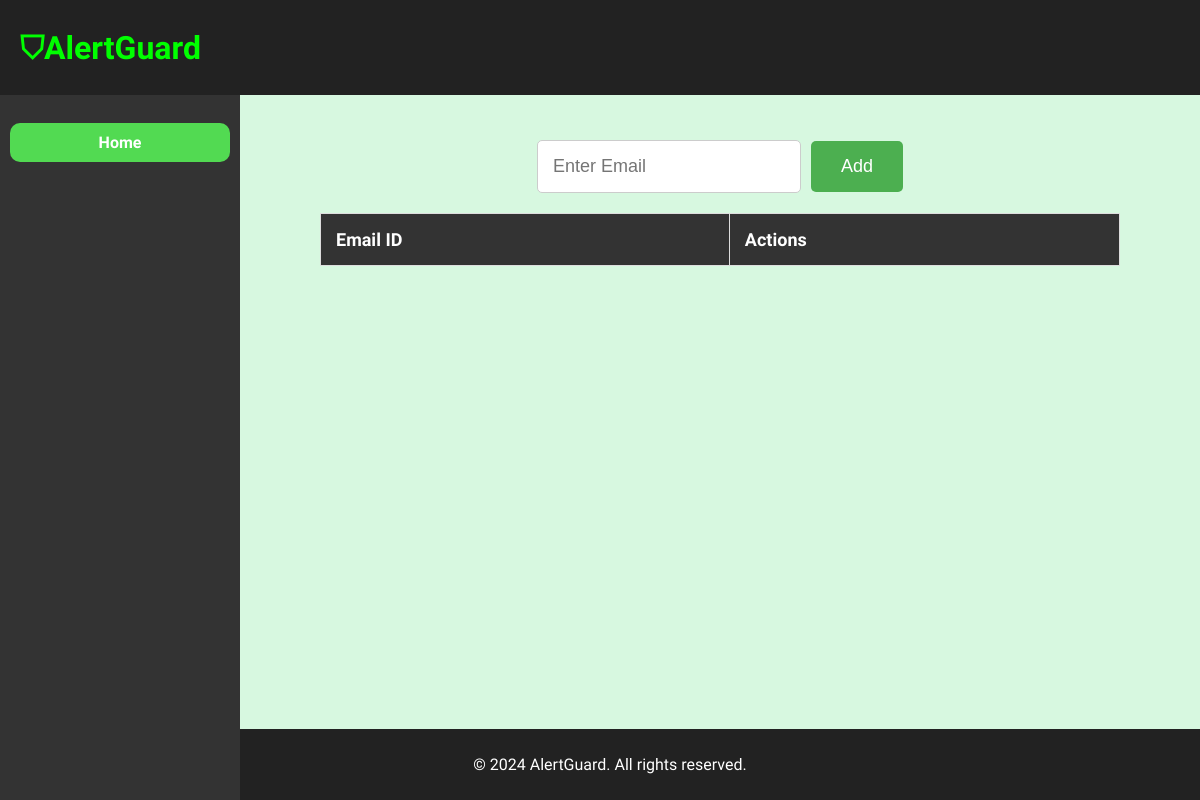
The page /email_management on the database as committed earlier.
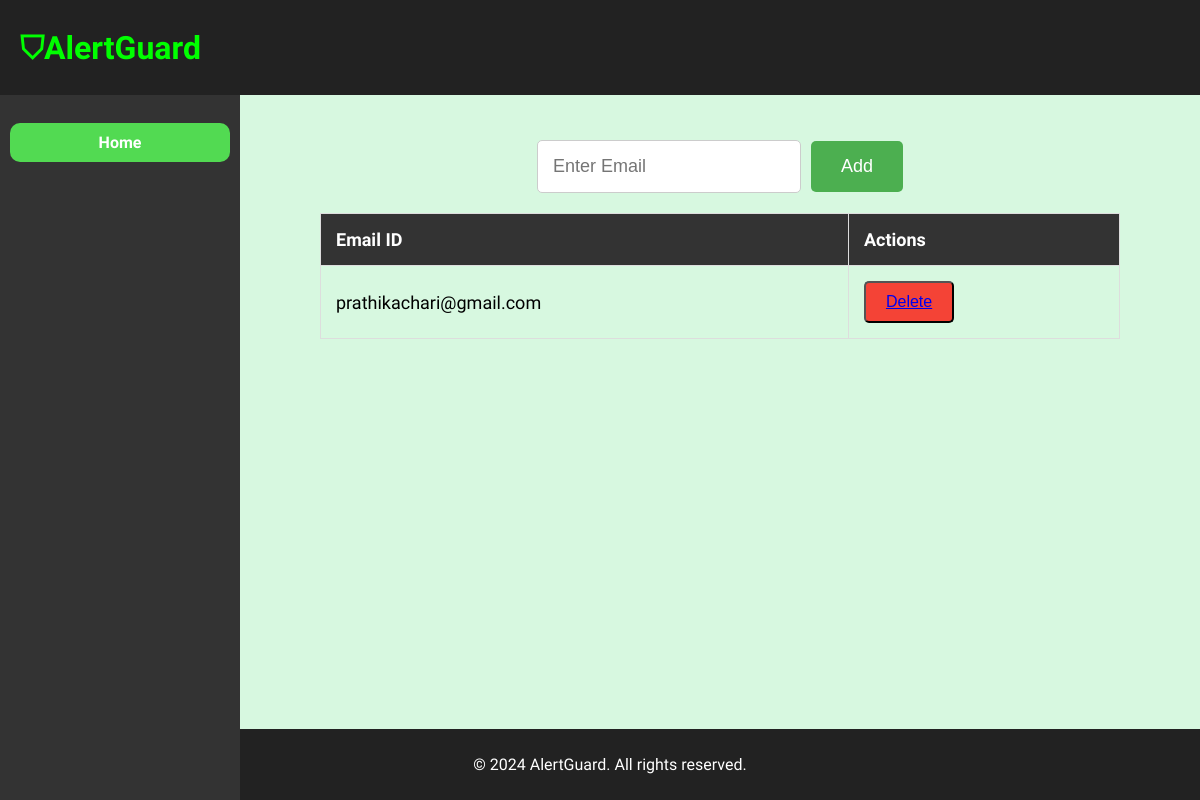
The same page on the database as committed later.
### admin_app/models.py (models this page shows, shortened)
class Email(models.Model):
    email = models.EmailField(unique=True, max_length=255, default='')

### admin_app/views.py (the view)
# urls.py: path('email_management', views.email_management, name='email_management'),
def email_management(request):
    if request.method == 'POST':
        data=request.POST
        newemail=data.get('newemail')
        Email.objects.create(email=newemail)
        return redirect('email_management')
    queryset = Email.objects.all()
    context={
        'emails':queryset
    }
    return render(request , 'email_alert.html', context)

### admin_app/templates/email_alert.html (shortened to what this page needs)
{% extends 'home_base.html' %}
{% block home_content %}
<aside>
    <nav>
        <ul>
            <br/><br/>
            <li><a href={% url 'admin_home' %}>Home</a></li>
        </ul>
    </nav>
</aside>
<main>
    <div class="block">
        <form method="post">
            <div class="add-form">
                <input type="text" name="newemail" id="emailInput" placeholder="Enter Email">
                <button id="addButton" type="submit">Add</button>
            </div>
        </form>
        <table id="emailTable">
            <tr>
                <th>Email ID</th>
                <th>Actions</th>
            </tr>
            {% for email in emails %}
            <tr>
                <td>{{email.email}}</td>
                <td>
                    <button class="delete-button">
                        <a href="/delete_email/{{email.id}}">
                            Delete
                        </a>
                    </button>
                </td>
            </tr>
            {% endfor %}
        </table>
    </div>
</main>
{% endblock %}

Rows that differ between the two databases and show on the page:
added Email: email "prathikachari@gmail.com"
